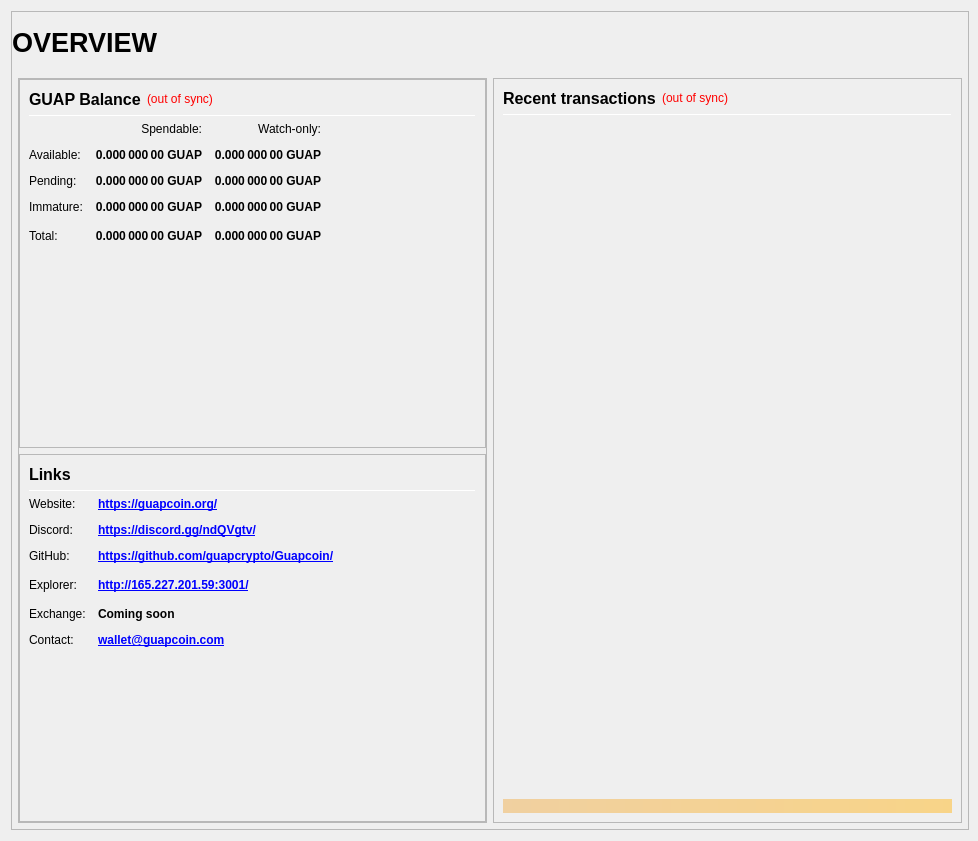
<?xml version="1.0" encoding="UTF-8"?>
<ui version="4.0">
 <class>OverviewPage</class>
 <widget class="QWidget" name="OverviewPage">
  <property name="geometry">
   <rect>
    <x>0</x>
    <y>0</y>
    <width>978</width>
    <height>841</height>
   </rect>
  </property>
  <property name="minimumSize">
   <size>
    <width>960</width>
    <height>682</height>
   </size>
  </property>
  <property name="windowTitle">
   <string>Form</string>
  </property>
  <layout class="QVBoxLayout" name="topLayout" stretch="1">
   <property name="rightMargin">
    <number>9</number>
   </property>
   <item>
    <widget class="QFrame" name="frame_BG">
     <property name="minimumSize">
      <size>
       <width>850</width>
       <height>610</height>
      </size>
     </property>
     <property name="maximumSize">
      <size>
       <width>16777215</width>
       <height>16777215</height>
      </size>
     </property>
     <property name="frameShape">
      <enum>QFrame::StyledPanel</enum>
     </property>
     <property name="frameShadow">
      <enum>QFrame::Raised</enum>
     </property>
     <layout class="QVBoxLayout" name="verticalLayout_3" stretch="1">
      <property name="leftMargin">
       <number>0</number>
      </property>
      <property name="topMargin">
       <number>0</number>
      </property>
      <property name="rightMargin">
       <number>0</number>
      </property>
      <property name="bottomMargin">
       <number>6</number>
      </property>
      <item>
       <layout class="QVBoxLayout" name="verticalLayout_Master" stretch="0,1">
        <property name="leftMargin">
         <number>0</number>
        </property>
        <property name="topMargin">
         <number>0</number>
        </property>
        <property name="rightMargin">
         <number>0</number>
        </property>
        <property name="bottomMargin">
         <number>0</number>
        </property>
        <item>
         <widget class="QFrame" name="frame_Header">
          <layout class="QVBoxLayout" name="verticalLayout_Header" stretch="0">
           <property name="leftMargin">
            <number>0</number>
           </property>
           <property name="topMargin">
            <number>0</number>
           </property>
           <property name="rightMargin">
            <number>0</number>
           </property>
           <property name="bottomMargin">
            <number>0</number>
           </property>
           <item>
            <layout class="QHBoxLayout" name="horizontalLayout_Header" stretch="1,0,1">
             <property name="spacing">
              <number>6</number>
             </property>
             <item>
              <widget class="QLabel" name="labelOverviewHeaderLeft">
               <property name="minimumSize">
                <size>
                 <width>464</width>
                 <height>60</height>
                </size>
               </property>
               <property name="maximumSize">
                <size>
                 <width>16777215</width>
                 <height>60</height>
                </size>
               </property>
               <property name="font">
                <font>
                 <pointsize>20</pointsize>
                 <weight>75</weight>
                 <bold>true</bold>
                </font>
               </property>
               <property name="text">
                <string>OVERVIEW</string>
               </property>
               <property name="alignment">
                <set>Qt::AlignLeading|Qt::AlignLeft|Qt::AlignVCenter</set>
               </property>
              </widget>
             </item>
             <item>
              <spacer name="horizontalSpacer_Header">
               <property name="orientation">
                <enum>Qt::Horizontal</enum>
               </property>
               <property name="sizeHint" stdset="0">
                <size>
                 <width>40</width>
                 <height>20</height>
                </size>
               </property>
              </spacer>
             </item>
             <item>
              <widget class="QLabel" name="labelOverviewHeaderRight">
               <property name="minimumSize">
                <size>
                 <width>464</width>
                 <height>60</height>
                </size>
               </property>
               <property name="maximumSize">
                <size>
                 <width>16777215</width>
                 <height>60</height>
                </size>
               </property>
               <property name="font">
                <font>
                 <pointsize>14</pointsize>
                </font>
               </property>
               <property name="text">
                <string/>
               </property>
               <property name="alignment">
                <set>Qt::AlignRight|Qt::AlignTrailing|Qt::AlignVCenter</set>
               </property>
              </widget>
             </item>
            </layout>
           </item>
          </layout>
         </widget>
        </item>
        <item>
         <widget class="QFrame" name="frame_Content">
          <layout class="QVBoxLayout" name="verticalLayout_Content">
           <property name="leftMargin">
            <number>6</number>
           </property>
           <property name="topMargin">
            <number>0</number>
           </property>
           <property name="rightMargin">
            <number>6</number>
           </property>
           <property name="bottomMargin">
            <number>0</number>
           </property>
           <item>
            <layout class="QHBoxLayout" name="horizontalLayout_Content" stretch="1,1">
             <property name="spacing">
              <number>6</number>
             </property>
             <item>
              <layout class="QVBoxLayout" name="verticalLayout_left" stretch="1">
               <item>
                <widget class="QFrame" name="frameObfuscation">
                 <property name="minimumSize">
                  <size>
                   <width>0</width>
                   <height>0</height>
                  </size>
                 </property>
                 <property name="frameShape">
                  <enum>QFrame::StyledPanel</enum>
                 </property>
                 <property name="frameShadow">
                  <enum>QFrame::Raised</enum>
                 </property>
                 <layout class="QVBoxLayout" name="verticalLayout" stretch="0,0,0,0">
                  <property name="leftMargin">
                   <number>0</number>
                  </property>
                  <property name="topMargin">
                   <number>0</number>
                  </property>
                  <property name="rightMargin">
                   <number>0</number>
                  </property>
                  <property name="bottomMargin">
                   <number>0</number>
                  </property>
                  <item>
                   <widget class="QFrame" name="frame_Balances">
                    <property name="frameShape">
                     <enum>QFrame::StyledPanel</enum>
                    </property>
                    <property name="frameShadow">
                     <enum>QFrame::Raised</enum>
                    </property>
                    <layout class="QVBoxLayout" name="verticalLayout_4">
                     <item>
                      <layout class="QHBoxLayout" name="horizontalLayout_4">
                       <item>
                        <widget class="QLabel" name="label_5">
                         <property name="minimumSize">
                          <size>
                           <width>0</width>
                           <height>20</height>
                          </size>
                         </property>
                         <property name="font">
                          <font>
                           <pointsize>12</pointsize>
                           <weight>75</weight>
                           <bold>true</bold>
                          </font>
                         </property>
                         <property name="text">
                          <string>GUAP Balance</string>
                         </property>
                        </widget>
                       </item>
                       <item>
                        <widget class="QLabel" name="labelWalletStatus">
                         <property name="cursor">
                          <cursorShape>WhatsThisCursor</cursorShape>
                         </property>
                         <property name="toolTip">
                          <string>The displayed information may be out of date. Your wallet automatically synchronizes with the KYD network after a connection is established, but this process has not completed yet.</string>
                         </property>
                         <property name="styleSheet">
                          <string notr="true">QLabel { color: red; }</string>
                         </property>
                         <property name="text">
                          <string notr="true">(out of sync)</string>
                         </property>
                         <property name="alignment">
                          <set>Qt::AlignLeading|Qt::AlignLeft|Qt::AlignVCenter</set>
                         </property>
                        </widget>
                       </item>
                       <item>
                        <spacer name="horizontalSpacer_3">
                         <property name="orientation">
                          <enum>Qt::Horizontal</enum>
                         </property>
                         <property name="sizeHint" stdset="0">
                          <size>
                           <width>40</width>
                           <height>20</height>
                          </size>
                         </property>
                        </spacer>
                       </item>
                      </layout>
                     </item>
                     <item>
                      <widget class="Line" name="line_Balance">
                       <property name="minimumSize">
                        <size>
                         <width>0</width>
                         <height>1</height>
                        </size>
                       </property>
                       <property name="maximumSize">
                        <size>
                         <width>16777215</width>
                         <height>1</height>
                        </size>
                       </property>
                       <property name="orientation">
                        <enum>Qt::Horizontal</enum>
                       </property>
                      </widget>
                     </item>
                     <item>
                      <layout class="QGridLayout" name="gridLayout">
                       <property name="spacing">
                        <number>12</number>
                       </property>
                       <item row="0" column="1">
                        <widget class="QLabel" name="labelSpendable">
                         <property name="text">
                          <string>Spendable:</string>
                         </property>
                         <property name="alignment">
                          <set>Qt::AlignRight|Qt::AlignTrailing|Qt::AlignVCenter</set>
                         </property>
                        </widget>
                       </item>
                       <item row="0" column="2">
                        <widget class="QLabel" name="labelWatchonly">
                         <property name="text">
                          <string>Watch-only:</string>
                         </property>
                         <property name="alignment">
                          <set>Qt::AlignRight|Qt::AlignTrailing|Qt::AlignVCenter</set>
                         </property>
                        </widget>
                       </item>
                       <item row="1" column="0">
                        <widget class="QLabel" name="labelBalanceText">
                         <property name="text">
                          <string>Available:</string>
                         </property>
                        </widget>
                       </item>
                       <item row="1" column="1">
                        <widget class="QLabel" name="labelBalance">
                         <property name="font">
                          <font>
                           <weight>75</weight>
                           <bold>true</bold>
                          </font>
                         </property>
                         <property name="cursor">
                          <cursorShape>IBeamCursor</cursorShape>
                         </property>
                         <property name="toolTip">
                          <string>Your current spendable balance</string>
                         </property>
                         <property name="text">
                          <string notr="true">0.000 000 00 GUAP</string>
                         </property>
                         <property name="alignment">
                          <set>Qt::AlignRight|Qt::AlignTrailing|Qt::AlignVCenter</set>
                         </property>
                         <property name="textInteractionFlags">
                          <set>Qt::LinksAccessibleByMouse|Qt::TextSelectableByKeyboard|Qt::TextSelectableByMouse</set>
                         </property>
                        </widget>
                       </item>
                       <item row="1" column="2">
                        <widget class="QLabel" name="labelWatchAvailable">
                         <property name="font">
                          <font>
                           <weight>75</weight>
                           <bold>true</bold>
                          </font>
                         </property>
                         <property name="cursor">
                          <cursorShape>IBeamCursor</cursorShape>
                         </property>
                         <property name="toolTip">
                          <string>Your current balance in watch-only addresses</string>
                         </property>
                         <property name="text">
                          <string notr="true">0.000 000 00 GUAP</string>
                         </property>
                         <property name="alignment">
                          <set>Qt::AlignRight|Qt::AlignTrailing|Qt::AlignVCenter</set>
                         </property>
                         <property name="textInteractionFlags">
                          <set>Qt::LinksAccessibleByMouse|Qt::TextSelectableByKeyboard|Qt::TextSelectableByMouse</set>
                         </property>
                        </widget>
                       </item>
                       <item row="2" column="0">
                        <widget class="QLabel" name="labelPendingText">
                         <property name="text">
                          <string>Pending:</string>
                         </property>
                        </widget>
                       </item>
                       <item row="2" column="1">
                        <widget class="QLabel" name="labelUnconfirmed">
                         <property name="font">
                          <font>
                           <weight>75</weight>
                           <bold>true</bold>
                          </font>
                         </property>
                         <property name="cursor">
                          <cursorShape>IBeamCursor</cursorShape>
                         </property>
                         <property name="toolTip">
                          <string>Total of transactions that have yet to be confirmed, and do not yet count toward the spendable balance</string>
                         </property>
                         <property name="text">
                          <string notr="true">0.000 000 00 GUAP</string>
                         </property>
                         <property name="alignment">
                          <set>Qt::AlignRight|Qt::AlignTrailing|Qt::AlignVCenter</set>
                         </property>
                         <property name="textInteractionFlags">
                          <set>Qt::LinksAccessibleByMouse|Qt::TextSelectableByKeyboard|Qt::TextSelectableByMouse</set>
                         </property>
                        </widget>
                       </item>
                       <item row="2" column="2">
                        <widget class="QLabel" name="labelWatchPending">
                         <property name="font">
                          <font>
                           <weight>75</weight>
                           <bold>true</bold>
                          </font>
                         </property>
                         <property name="cursor">
                          <cursorShape>IBeamCursor</cursorShape>
                         </property>
                         <property name="toolTip">
                          <string>Unconfirmed transactions to watch-only addresses</string>
                         </property>
                         <property name="text">
                          <string notr="true">0.000 000 00 GUAP</string>
                         </property>
                         <property name="alignment">
                          <set>Qt::AlignRight|Qt::AlignTrailing|Qt::AlignVCenter</set>
                         </property>
                         <property name="textInteractionFlags">
                          <set>Qt::LinksAccessibleByMouse|Qt::TextSelectableByKeyboard|Qt::TextSelectableByMouse</set>
                         </property>
                        </widget>
                       </item>
                       <item row="3" column="0">
                        <widget class="QLabel" name="labelImmatureText">
                         <property name="text">
                          <string>Immature:</string>
                         </property>
                        </widget>
                       </item>
                       <item row="3" column="1">
                        <widget class="QLabel" name="labelImmature">
                         <property name="font">
                          <font>
                           <weight>75</weight>
                           <bold>true</bold>
                          </font>
                         </property>
                         <property name="cursor">
                          <cursorShape>IBeamCursor</cursorShape>
                         </property>
                         <property name="toolTip">
                          <string>Staked or masternode rewards that has not yet matured</string>
                         </property>
                         <property name="text">
                          <string notr="true">0.000 000 00 GUAP</string>
                         </property>
                         <property name="alignment">
                          <set>Qt::AlignRight|Qt::AlignTrailing|Qt::AlignVCenter</set>
                         </property>
                         <property name="textInteractionFlags">
                          <set>Qt::LinksAccessibleByMouse|Qt::TextSelectableByKeyboard|Qt::TextSelectableByMouse</set>
                         </property>
                        </widget>
                       </item>
                       <item row="3" column="2">
                        <widget class="QLabel" name="labelWatchImmature">
                         <property name="font">
                          <font>
                           <weight>75</weight>
                           <bold>true</bold>
                          </font>
                         </property>
                         <property name="cursor">
                          <cursorShape>IBeamCursor</cursorShape>
                         </property>
                         <property name="toolTip">
                          <string>Staked or masternode rewards in watch-only addresses that has not yet matured</string>
                         </property>
                         <property name="text">
                          <string notr="true">0.000 000 00 GUAP</string>
                         </property>
                         <property name="alignment">
                          <set>Qt::AlignRight|Qt::AlignTrailing|Qt::AlignVCenter</set>
                         </property>
                         <property name="textInteractionFlags">
                          <set>Qt::LinksAccessibleByMouse|Qt::TextSelectableByKeyboard|Qt::TextSelectableByMouse</set>
                         </property>
                        </widget>
                       </item>
                 
                       <item row="4" column="0">
                        <widget class="QLabel" name="labelTotalText">
                         <property name="toolTip">
                          <string>Your current GUAP balance, unconfirmed and immature transactions included</string>
                         </property>
                         <property name="text">
                          <string>Total:</string>
                         </property>
                        </widget>
                       </item>
                       <item row="4" column="1">
                        <widget class="QLabel" name="labelTotal">
                         <property name="font">
                          <font>
                           <weight>75</weight>
                           <bold>true</bold>
                          </font>
                         </property>
                         <property name="cursor">
                          <cursorShape>IBeamCursor</cursorShape>
                         </property>
                         <property name="toolTip">
                          <string>Your current GUAP balance, unconfirmed and immature transactions included</string>
                         </property>
                         <property name="text">
                          <string notr="true">0.000 000 00 GUAP</string>
                         </property>
                         <property name="alignment">
                          <set>Qt::AlignRight|Qt::AlignTrailing|Qt::AlignVCenter</set>
                         </property>
                         <property name="textInteractionFlags">
                          <set>Qt::LinksAccessibleByMouse|Qt::TextSelectableByKeyboard|Qt::TextSelectableByMouse</set>
                         </property>
                        </widget>
                       </item>
                       <item row="4" column="2">
                        <widget class="QLabel" name="labelWatchTotal">
                         <property name="font">
                          <font>
                           <weight>75</weight>
                           <bold>true</bold>
                          </font>
                         </property>
                         <property name="cursor">
                          <cursorShape>IBeamCursor</cursorShape>
                         </property>
                         <property name="toolTip">
                          <string>Current total balance in watch-only addresses</string>
                         </property>
                         <property name="text">
                          <string notr="true">0.000 000 00 GUAP</string>
                         </property>
                         <property name="alignment">
                          <set>Qt::AlignRight|Qt::AlignTrailing|Qt::AlignVCenter</set>
                         </property>
                         <property name="textInteractionFlags">
                          <set>Qt::LinksAccessibleByMouse|Qt::TextSelectableByKeyboard|Qt::TextSelectableByMouse</set>
                         </property>
                        </widget>
                       </item>
                       <item row="4" column="3">
                        <spacer name="horizontalSpacer_9">
                         <property name="orientation">
                          <enum>Qt::Horizontal</enum>
                         </property>
                         <property name="sizeHint" stdset="0">
                          <size>
                           <width>40</width>
                           <height>20</height>
                          </size>
                         </property>
                        </spacer>
                       </item>
                      </layout>
                     </item>
                     <item>
                      <spacer name="verticalSpacer_3">
                       <property name="orientation">
                        <enum>Qt::Vertical</enum>
                       </property>
                       <property name="sizeHint" stdset="0">
                        <size>
                         <width>20</width>
                         <height>40</height>
                        </size>
                       </property>
                      </spacer>
                     </item>
                    </layout>
                   </widget>
                  </item>
                  <item>
                   <widget class="QFrame" name="frame_Links">
                    <property name="frameShape">
                     <enum>QFrame::StyledPanel</enum>
                    </property>
                    <property name="frameShadow">
                     <enum>QFrame::Raised</enum>
                    </property>
                    <layout class="QVBoxLayout" name="verticalLayout_Links">
                     <item>
                      <layout class="QHBoxLayout" name="horizontalLayout_Links_1" stretch="0,0">
                       <item>
                        <widget class="QLabel" name="label_Links_title">
                         <property name="minimumSize">
                          <size>
                           <width>0</width>
                           <height>20</height>
                          </size>
                         </property>
                         <property name="font">
                          <font>
                           <pointsize>12</pointsize>
                           <weight>75</weight>
                           <bold>true</bold>
                          </font>
                         </property>
                         <property name="text">
                          <string>Links</string>
                         </property>
                        </widget>
                       </item>
                       <item>
                        <spacer name="horizontalSpacer_Links_1">
                         <property name="orientation">
                          <enum>Qt::Horizontal</enum>
                         </property>
                         <property name="sizeHint" stdset="0">
                          <size>
                           <width>40</width>
                           <height>20</height>
                          </size>
                         </property>
                        </spacer>
                       </item>
                      </layout>
                     </item>
                     <item>
                      <widget class="Line" name="line_Links">
                       <property name="minimumSize">
                        <size>
                         <width>0</width>
                         <height>1</height>
                        </size>
                       </property>
                       <property name="maximumSize">
                        <size>
                         <width>16777215</width>
                         <height>1</height>
                        </size>
                       </property>
                       <property name="orientation">
                        <enum>Qt::Horizontal</enum>
                       </property>
                      </widget>
                     </item>
                     <item>
                      <layout class="QGridLayout" name="gridLayout_Links">
                       <property name="spacing">
                        <number>12</number>
                       </property>
                       <item row="1" column="0">
                        <widget class="QLabel" name="labelLinks1">
                         <property name="text">
                          <string>Website:</string>
                         </property>
                        </widget>
                       </item>
                       <item row="1" column="1">
                        <widget class="QLabel" name="labelLinksUrl1">
                         <property name="font">
                          <font>
                           <weight>75</weight>
                           <bold>true</bold>
                          </font>
                         </property>
                         <property name="text">
                          <string notr="true">&lt;a href=&quot;https://guapcoin.org/&quot;&gt;https://guapcoin.org/&lt;/a&gt;</string>
                         </property>
                         <property name="textFormat">
                          <enum>Qt::RichText</enum>
                         </property>
                         <property name="alignment">
                          <set>Qt::AlignLeading|Qt::AlignLeft|Qt::AlignVCenter</set>
                         </property>
                         <property name="openExternalLinks">
                          <bool>true</bool>
                         </property>
                        </widget>
                       </item>
                       <item row="2" column="0">
                        <widget class="QLabel" name="labelLinks2">
                         <property name="text">
                          <string>Discord:</string>
                         </property>
                        </widget>
                       </item>
                       <item row="2" column="1">
                        <widget class="QLabel" name="labelLinksUrl2">
                         <property name="font">
                          <font>
                           <weight>75</weight>
                           <bold>true</bold>
                          </font>
                         </property>
                         <property name="text">
                          <string notr="true">&lt;a href=&quot;https://discord.gg/ndQVgtv/&quot;&gt;https://discord.gg/ndQVgtv/&lt;/a&gt;</string>
                         </property>
                         <property name="alignment">
                          <set>Qt::AlignLeading|Qt::AlignLeft|Qt::AlignVCenter</set>
                         </property>
                         <property name="openExternalLinks">
                          <bool>true</bool>
                         </property>
                        </widget>
                       </item>
                       <item row="3" column="0">
                        <widget class="QLabel" name="labelLinks3">
                         <property name="text">
                          <string>GitHub:</string>
                         </property>
                        </widget>
                       </item>
                       <item row="3" column="1">
                        <widget class="QLabel" name="labelLinksUrl3">
                         <property name="font">
                          <font>
                           <weight>75</weight>
                           <bold>true</bold>
                          </font>
                         </property>
                         <property name="text">
                          <string notr="true">&lt;a href=&quot;https://github.com/guapcrypto/Guapcoin/&quot;&gt;https://github.com/guapcrypto/Guapcoin/&lt;/a&gt;</string>
                         </property>
                         <property name="alignment">
                           <set>Qt::AlignLeading|Qt::AlignLeft|Qt::AlignVCenter</set>
                         </property>
                         <property name="openExternalLinks">
                          <bool>true</bool>
                         </property>
                        </widget>
                       </item>
                       <item row="4" column="0">
                        <widget class="QLabel" name="labelLinks4">
                         <property name="text">
                          <string>Explorer:</string>
                         </property>
                        </widget>
                       </item>
                       <item row="4" column="1">
                        <widget class="QLabel" name="labelLinksUrl4">
                         <property name="font">
                          <font>
                           <weight>75</weight>
                           <bold>true</bold>
                          </font>
                         </property>
                         <property name="text">
                          <string notr="true">&lt;a href=&quot;http://165.227.201.59:3001/&quot;&gt;http://165.227.201.59:3001/&lt;/a&gt;</string>
                         </property>
                         <property name="alignment">
                           <set>Qt::AlignLeading|Qt::AlignLeft|Qt::AlignVCenter</set>
                         </property>
                         <property name="openExternalLinks">
                          <bool>true</bool>
                         </property>
                        </widget>
                       </item>
                       <item row="4" column="2">
                        <spacer name="horizontalSpacer_Links_2">
                         <property name="orientation">
                          <enum>Qt::Horizontal</enum>
                         </property>
                         <property name="sizeHint" stdset="0">
                          <size>
                           <width>40</width>
                           <height>20</height>
                          </size>
                         </property>
                        </spacer>
                       </item>
                       <item row="5" column="0">
                        <widget class="QLabel" name="labelLinks5">
                         <property name="text">
                          <string>Exchange:</string>
                         </property>
                        </widget>
                       </item>
                       <item row="5" column="1">
                        <widget class="QLabel" name="labelLinksUrl5">
                         <property name="font">
                          <font>
                           <weight>75</weight>
                           <bold>true</bold>
                          </font>
                         </property>
                         <property name="text">
                          <string>Coming soon</string>
                         </property>
                         <property name="alignment">
                           <set>Qt::AlignLeading|Qt::AlignLeft|Qt::AlignVCenter</set>
                         </property>
                         <property name="openExternalLinks">
                          <bool>true</bool>
                         </property>
                        </widget>
                       </item>
                       <item row="6" column="0">
                        <widget class="QLabel" name="labelLinks6">
                         <property name="text">
                          <string>Contact:</string>
                         </property>
                        </widget>
                       </item>
                       <item row="6" column="1">
                        <widget class="QLabel" name="labelLinksUrl6">
                         <property name="font">
                          <font>
                           <weight>75</weight>
                           <bold>true</bold>
                          </font>
                         </property>
                         <property name="text">
                          <string notr="true">&lt;a href=&quot;wallet@guapcoin.com&quot;&gt;wallet@guapcoin.com&lt;/a&gt;</string>
                         </property>
                         <property name="alignment">
                           <set>Qt::AlignLeading|Qt::AlignLeft|Qt::AlignVCenter</set>
                         </property>
                         <property name="openExternalLinks">
                          <bool>true</bool>
                         </property>
                        </widget>
                       </item>
                      </layout>
                     </item>
                     <item>
                      <spacer name="verticalSpacer_4">
                       <property name="orientation">
                        <enum>Qt::Vertical</enum>
                       </property>
                       <property name="sizeHint" stdset="0">
                        <size>
                         <width>20</width>
                         <height>40</height>
                        </size>
                       </property>
                      </spacer>
                     </item>
                    </layout>
                   </widget>
                  </item>
                 </layout>
                </widget>
               </item>
              </layout>
             </item>
             <item>
              <layout class="QVBoxLayout" name="verticalLayout_right" stretch="1">
               <item>
                <widget class="QFrame" name="frame_RecentTransactions">
                 <property name="minimumSize">
                  <size>
                   <width>0</width>
                   <height>0</height>
                  </size>
                 </property>
                 <property name="frameShape">
                  <enum>QFrame::StyledPanel</enum>
                 </property>
                 <property name="frameShadow">
                  <enum>QFrame::Raised</enum>
                 </property>
                 <layout class="QVBoxLayout" name="verticalLayout_1" stretch="0,0,0,0,0">
                  <item>
                   <layout class="QHBoxLayout" name="horizontalLayout_2">
                    <item>
                     <widget class="QLabel" name="label_4">
                      <property name="minimumSize">
                       <size>
                        <width>0</width>
                        <height>20</height>
                       </size>
                      </property>
                      <property name="font">
                       <font>
                        <pointsize>12</pointsize>
                        <weight>75</weight>
                        <bold>true</bold>
                       </font>
                      </property>
                      <property name="text">
                       <string>Recent transactions</string>
                      </property>
                     </widget>
                    </item>
                    <item>
                     <widget class="QLabel" name="labelTransactionsStatus">
                      <property name="cursor">
                       <cursorShape>WhatsThisCursor</cursorShape>
                      </property>
                      <property name="toolTip">
                       <string>The displayed information may be out of date. Your wallet automatically synchronizes with the GUAP network after a connection is established, but this process has not completed yet.</string>
                      </property>
                      <property name="styleSheet">
                       <string notr="true">QLabel { color: red; }</string>
                      </property>
                      <property name="text">
                       <string notr="true">(out of sync)</string>
                      </property>
                      <property name="alignment">
                       <set>Qt::AlignRight|Qt::AlignTrailing|Qt::AlignVCenter</set>
                      </property>
                     </widget>
                    </item>
                    <item>
                     <spacer name="horizontalSpacer">
                      <property name="orientation">
                       <enum>Qt::Horizontal</enum>
                      </property>
                      <property name="sizeHint" stdset="0">
                       <size>
                        <width>40</width>
                        <height>20</height>
                       </size>
                      </property>
                     </spacer>
                    </item>
                   </layout>
                  </item>
                  <item>
                   <widget class="Line" name="line">
                    <property name="minimumSize">
                     <size>
                      <width>0</width>
                      <height>1</height>
                     </size>
                    </property>
                    <property name="maximumSize">
                     <size>
                      <width>16777215</width>
                      <height>1</height>
                     </size>
                    </property>
                    <property name="orientation">
                     <enum>Qt::Horizontal</enum>
                    </property>
                   </widget>
                  </item>
                  <item>
                   <widget class="QListView" name="listTransactions">
                    <property name="minimumSize">
                     <size>
                      <width>0</width>
                      <height>0</height>
                     </size>
                    </property>
                    <property name="styleSheet">
                     <string notr="true">QListView { background: transparent; }</string>
                    </property>
                    <property name="frameShape">
                     <enum>QFrame::NoFrame</enum>
                    </property>
                    <property name="verticalScrollBarPolicy">
                     <enum>Qt::ScrollBarAlwaysOff</enum>
                    </property>
                    <property name="horizontalScrollBarPolicy">
                     <enum>Qt::ScrollBarAlwaysOff</enum>
                    </property>
                    <property name="selectionMode">
                     <enum>QAbstractItemView::NoSelection</enum>
                    </property>
                   </widget>
                  </item>
                  <item>
                   <spacer name="verticalSpacer_2">
                    <property name="orientation">
                     <enum>Qt::Vertical</enum>
                    </property>
                    <property name="sizeType">
                     <enum>QSizePolicy::Expanding</enum>
                    </property>
                    <property name="sizeHint" stdset="0">
                     <size>
                      <width>20</width>
                      <height>40</height>
                     </size>
                    </property>
                   </spacer>
                  </item>
                  <item>
                   <widget class="QLabel" name="labelAlerts">
                    <property name="maximumSize">
                     <size>
                      <width>16777215</width>
                      <height>16777215</height>
                     </size>
                    </property>
                    <property name="styleSheet">
                     <string notr="true">background-color: qlineargradient(x1: 0, y1: 0, x2: 1, y2: 0, stop:0 #F0D0A0, stop:1 #F8D488); color:#000000;</string>
                    </property>
                    <property name="text">
                     <string/>
                    </property>
                    <property name="wordWrap">
                     <bool>true</bool>
                    </property>
                    <property name="margin">
                     <number>3</number>
                    </property>
                   </widget>
                  </item>
                 </layout>
                </widget>
               </item>
              </layout>
             </item>
            </layout>
           </item>
          </layout>
         </widget>
        </item>
       </layout>
      </item>
     </layout>
    </widget>
   </item>
  </layout>
 </widget>
 <resources/>
 <connections/>
</ui>
